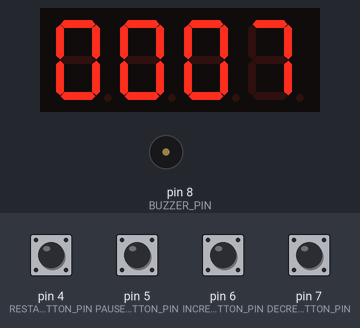
Simulated run of this sketch. Board: Arduino Uno, built with avr-gcc and run on an emulated ATmega328P. Shown: 4-digit seven-segment display, buzzer (waves = sounding, pin HIGH). Inputs (shaded band) come from the test bench; at power-on: pin 4 (RESTART_BUTTON_PIN), pin 5 (PAUSE_BUTTON_PIN), pin 6 (INCREMENT_BUTTON_PIN), pin 7 (DECREMENT_BUTTON_PIN) HIGH.

Above: at 3.8 s.
3.9 s: pin 7 (DECREMENT_BUTTON_PIN) pulled LOW for 0.3 s
At 4.5 s:
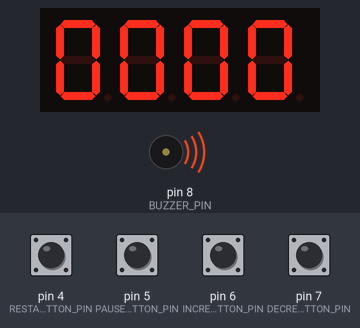
6.7 s: pin 4 (RESTART_BUTTON_PIN) pulled LOW for 0.3 s
At 11.1 s:
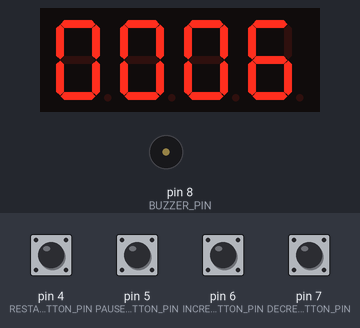
11.2 s: pin 6 (INCREMENT_BUTTON_PIN) pulled LOW for 1 s
At 13.0 s:
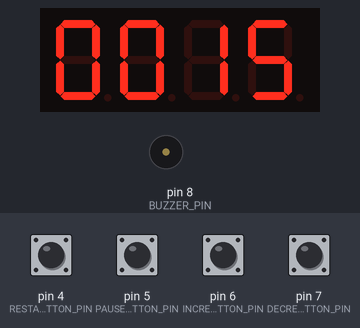
14.7 s: pin 4 (RESTART_BUTTON_PIN) pulled LOW for 1 s
At 19.7 s:
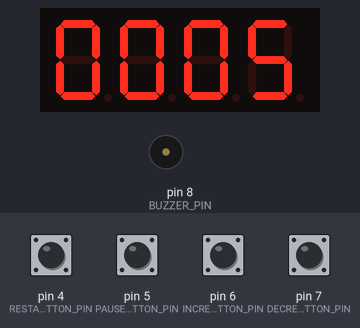
19.9 s: pin 6 (INCREMENT_BUTTON_PIN) pulled LOW for 1 s
At 21.7 s:
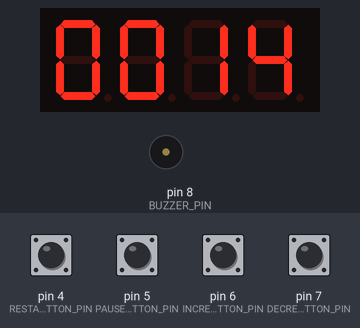
Timing chart, 0 to 23.2 s (numbered marks = the images above; inputs shaded):
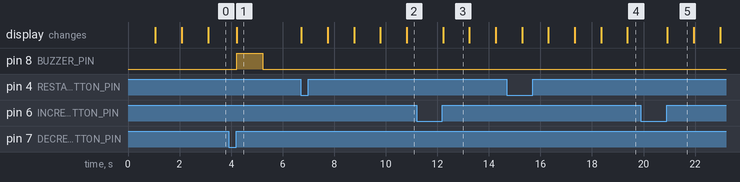

The sketch:

count.ino
```cpp
#include <TM1637Display.h>

// Module connection pins (Digital Pins)
#define CLK 2
#define DIO 3
#define RESTART_BUTTON_PIN 4    // Pin for the restart button
#define PAUSE_BUTTON_PIN 5      // Pin for the pause button
#define INCREMENT_BUTTON_PIN 6  // Pin for the increment button
#define DECREMENT_BUTTON_PIN 7  // Pin for the decrement button
#define BUZZER_PIN 8            // Pin for the buzzer

TM1637Display display(CLK, DIO);

void setup() {
  // Initialize the display
  display.setBrightness(0x0f); // Set brightness to maximum
  display.clear(); // Clear the display

  pinMode(RESTART_BUTTON_PIN, INPUT_PULLUP);   // Set the restart button pin as input with internal pull-up resistor
  pinMode(PAUSE_BUTTON_PIN, INPUT_PULLUP);     // Set the pause button pin as input with internal pull-up resistor
  pinMode(INCREMENT_BUTTON_PIN, INPUT_PULLUP); // Set the increment button pin as input with internal pull-up resistor
  pinMode(DECREMENT_BUTTON_PIN, INPUT_PULLUP); // Set the decrement button pin as input with internal pull-up resistor
  pinMode(BUZZER_PIN, OUTPUT);                 // Set the buzzer pin as output
}
void loop() {
  int countdown = 10; // Initial countdown value

  while (countdown >= 0) {
    // Display the remaining time on the 4-digit 7-segment display
    display.showNumberDec(countdown, true);

    // Delay for 1 second
    delay(1000);

    // Check if the restart button is pressed
    if (digitalRead(RESTART_BUTTON_PIN) == LOW) {
      // If the restart button is pressed, restart the countdown
      countdown = 10;
    }

    // Check if the pause button is pressed
    if (digitalRead(PAUSE_BUTTON_PIN) == LOW) {
      // If the pause button is pressed, pause the countdown
      while (digitalRead(PAUSE_BUTTON_PIN) == LOW) {
        // Wait for the button to be released
        delay(10);
      }
    } else {
      // If the pause button is not pressed, decrement the countdown
      countdown--;
    }

    // Check if the increment button is pressed
    if (digitalRead(INCREMENT_BUTTON_PIN) == LOW) {
      // If the increment button is pressed, increase the countdown by 10 seconds
      countdown += 10;

      // Wait for the button to be released
      while (digitalRead(INCREMENT_BUTTON_PIN) == LOW) {
        delay(10);
      }
    }

    // Check if the decrement button is pressed
    if (digitalRead(DECREMENT_BUTTON_PIN) == LOW) {
      // If the decrement button is pressed, decrease the countdown by 10 seconds
      countdown -= 10;

      // Wait for the button to be released
      while (digitalRead(DECREMENT_BUTTON_PIN) == LOW) {
        delay(10);
      }
    }

    // Ensure countdown doesn't go below 0
    if (countdown < 0) {
      countdown = 0;
      display.showNumberDec(countdown, true);
      break;
    }
  }

  // Timer is over, ring the buzzer
  digitalWrite(BUZZER_PIN, HIGH);
  delay(1000); // Buzzer duration
  digitalWrite(BUZZER_PIN, LOW);

  // Wait until restart button is pressed to continue
  while (digitalRead(RESTART_BUTTON_PIN) == HIGH) {
    delay(10);
  }
}
```

Measured:
- after the input at 3.9 s, pin 8 (BUZZER_PIN): LOW → HIGH after 0.33 s, → LOW 1.0 s later
- after the input at 6.7 s, the display: first changes at once (image 2 shows a later state)
- after the input at 19.9 s, pin 8 (BUZZER_PIN): stays LOW (without the input it goes to HIGH after 5.6 s)
- what the display in image 3 shows lasts 1.0 s, from 12.2 s to 13.2 s
